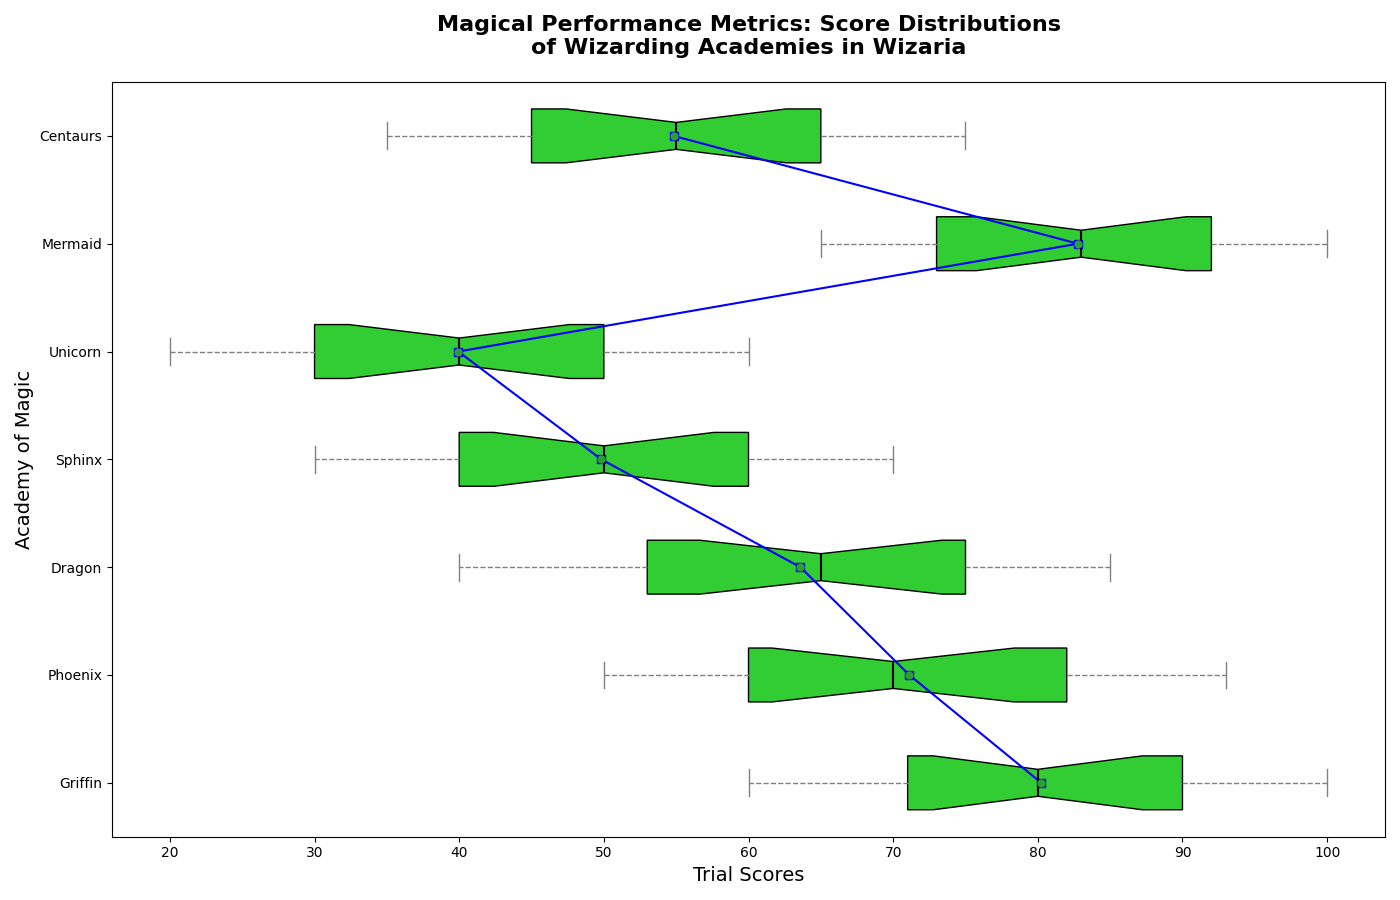

This chart was generated by the following Python code:
import matplotlib.pyplot as plt
import numpy as np

academy_mermaid_scores = [65, 67, 70, 72, 73, 75, 78, 80, 83, 85, 87, 90, 92, 95, 97, 98, 100]
academy_centaurs_scores = [35, 37, 40, 42, 45, 47, 50, 52, 55, 57, 60, 63, 65, 67, 70, 72, 75]

academy_griffin_scores = [60, 62, 67, 70, 71, 72, 75, 78, 80, 82, 85, 87, 90, 93, 95, 97, 100]
academy_phoenix_scores = [50, 52, 55, 57, 60, 62, 65, 68, 70, 75, 78, 80, 82, 85, 87, 90, 93]
academy_dragon_scores = [40, 42, 45, 50, 53, 55, 60, 62, 65, 67, 70, 73, 75, 77, 80, 82, 85]
academy_sphinx_scores = [30, 32, 35, 37, 40, 42, 45, 47, 50, 53, 55, 57, 60, 62, 65, 67, 70]
academy_unicorn_scores = [20, 22, 25, 27, 30, 32, 35, 38, 40, 42, 45, 48, 50, 53, 55, 57, 60]

data = [
    academy_griffin_scores,
    academy_phoenix_scores,
    academy_dragon_scores,
    academy_sphinx_scores,
    academy_unicorn_scores,
    academy_mermaid_scores,
    academy_centaurs_scores
]

averages = [np.mean(scores) for scores in data]
academies = ['Griffin', 'Phoenix', 'Dragon', 'Sphinx', 'Unicorn', 'Mermaid', 'Centaurs']

fig, ax = plt.subplots(figsize=(14, 9))

box = ax.boxplot(data, labels=academies, patch_artist=True, notch=True, showmeans=True, vert=False)

single_color = '#32CD32'  # Define a single color for all groups
for patch in box['boxes']:
    patch.set_facecolor(single_color)

plt.setp(box['medians'], color='black', linewidth=1.5)
plt.setp(box['means'], marker='o', color='red', markersize=5)
plt.setp(box['whiskers'], linestyle='--', color='gray')
plt.setp(box['caps'], color='gray')

ax.plot(averages, range(1, len(academies) + 1), marker='s', linestyle='-', color='blue')

outliers = [
    [score for score in scores if score < np.percentile(scores, 25) - 1.5*(np.percentile(scores, 75) - np.percentile(scores, 25))
                     or score > np.percentile(scores, 75) + 1.5*(np.percentile(scores, 75) - np.percentile(scores, 25))]
    for scores in data
]

for idx, academy_outliers in enumerate(outliers):
    ax.scatter(academy_outliers, [idx + 1] * len(academy_outliers), color='black', zorder=3)

ax.set_title('Magical Performance Metrics: Score Distributions\nof Wizarding Academies in Wizaria', fontsize=16, fontweight='bold', pad=20)
ax.set_ylabel('Academy of Magic', fontsize=14)
ax.set_xlabel('Trial Scores', fontsize=14)

plt.tight_layout()

plt.show()
